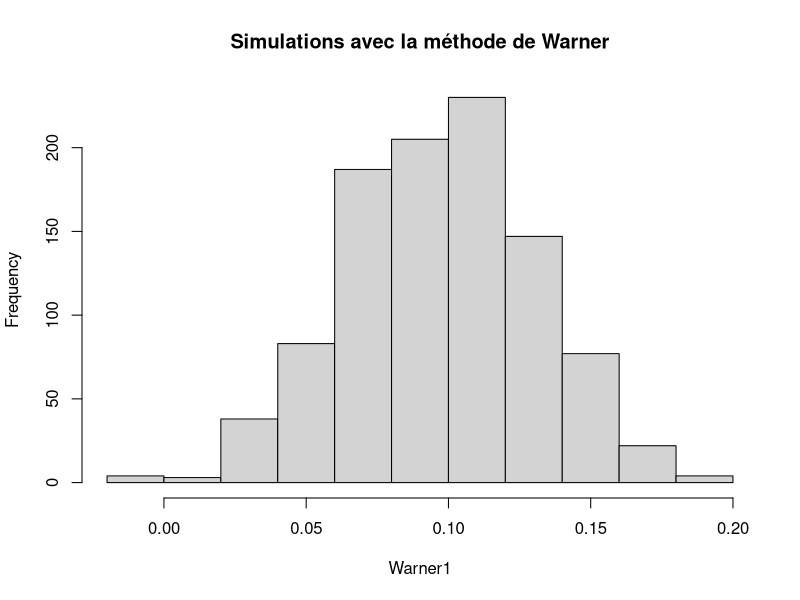
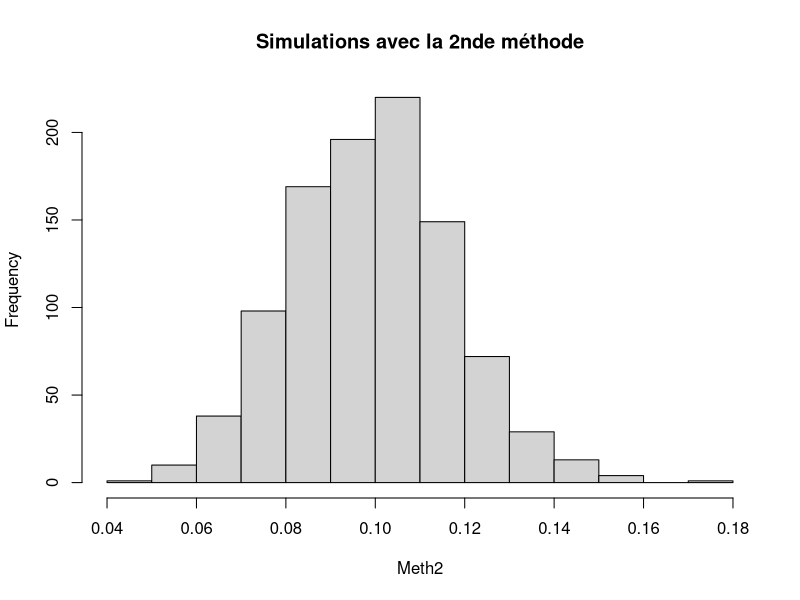
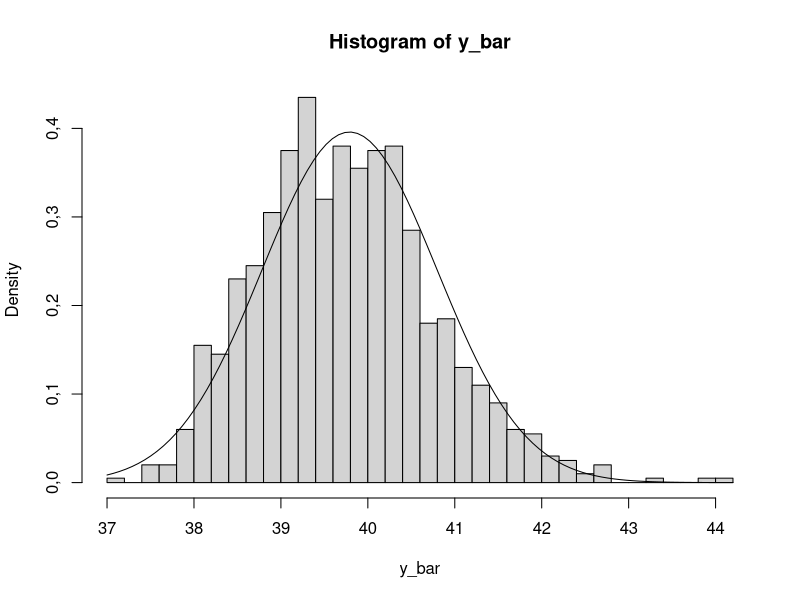

Write the R code that produced these figures, in order.
## ---- chunk 1
questDelicateMeth1 <- function(n, P, theta, n.sim, p.neg=0)
{P.chap <- rep(NA,n.sim)
P <- (1-p.neg)*P
for(i in 1:n.sim){
  # Choix de la question
  question <- sample(c(1,2),n,prob=c(theta,1-theta),replace=TRUE)
  # Choix du répondant
  repondant <- sample(c(1,2),n,prob=c(P,1-P),replace=TRUE)
  #
  nb.oui <- sum(question-repondant==0)
  P.chap[i] <- (nb.oui/n+theta-1)/(2*theta-1)
}
return(P.chap=P.chap)
}
## ---- chunk 2
N <- 1000
n <- 500
theta <- 0.8 
P <- 0.1
set.seed(2010)
Warner1 <- questDelicateMeth1(n,P,theta,N)

## ---- chunk 3
moy1 <- mean(Warner1)
sd1 <- sqrt(var(Warner1))
## ---- chunk 4
set.seed(2010)
simubino <- rbinom(N,n,P)/n
varbino1 <- var(simubino)
varWarner1 <- var(Warner1)
## ---- chunk 5
hist(Warner1,main="Simulations avec la méthode de Warner")
## ---- chunk 6
questDelicateMeth2 <- function(n, P, theta, alpha, n.sim, p.neg=0)
{P.chap <- rep(NA,n.sim)
P <- (1-p.neg)*P
for(i in 1:n.sim){
  # Choix de la question
  question <- sort(sample(c(1,2),n,prob=c(theta,1-theta),replace=TRUE))
  # La question étant choisie, à qui s'adresse-t-elle ?
  nb.1 <- sum(question==1)
  nb.oui <- sum(sample(c(1,2),nb.1,prob=c(P,1-P),replace=TRUE)==1)+
    sum(sample(c(1,2),n-nb.1,prob=c(alpha,1-alpha),replace=TRUE)==1)
  P.chap[i] <- (nb.oui/n-(1-theta)*alpha)/(theta)
}
return(P.chap=P.chap)
}
## ---- chunk 7
N <- 1000
n <- 500
theta <- 0.8 
alpha <- 0.217
P <- 0.1 
set.seed(2010)
Meth2 <- questDelicateMeth2(n,P,theta,alpha,N)
## ---- chunk 8
moy2 <- mean(Meth2)
sd2 <- sqrt(var(Meth2))
## ---- chunk 9
varMeth2 <- var(Meth2)
## ---- chunk 10
hist(Meth2,main="Simulations avec la 2nde méthode")
## ---- chunk 11
eqmMeth2 <- var(Meth2) + (mean(Meth2)-P)^2
eqmWarner0 <- var(Warner1) + (mean(Warner1)-P)^2
## ---- chunk 12
set.seed(2010)
Warner10 <- questDelicateMeth1(n,P,theta,N,0.1)
eqmWarner10 <- var(Warner10) + (mean(Warner10)-P)^2

set.seed(2010)
Meth210 <- questDelicateMeth2(n,P,theta,alpha,N,0.1)
eqmMeth210 <- var(Meth210) + (mean(Meth210)-P)^2
## ---- chunk 13
set.seed(2010)
Warner20 <- questDelicateMeth1(n,P,theta,N,0.2)

eqmWarner20 <- var(Warner20) + (mean(Warner20)-P)^2

set.seed(2010)
Meth220 <- questDelicateMeth2(n,P,theta,alpha,N,0.2)
eqmMeth220 <- var(Meth220) + (mean(Meth220)-P)^2
## ---- chunk 14
set.seed(2010)
Warner30 <- questDelicateMeth1(n,P,theta,N,0.3)

eqmWarner30 <- var(Warner30) + (mean(Warner30)-P)^2

set.seed(2010)
Meth230 <- questDelicateMeth2(n,P,theta,alpha,N,0.3)
eqmMeth230 <- var(Meth230) + (mean(Meth230)-P)^2
## ---- chunk 15
set.seed(2010)
Warner40 <- questDelicateMeth1(n,P,theta,N,0.4)

eqmWarner40 <- var(Warner40) + (mean(Warner40)-P)^2

set.seed(2010)
Meth240 <- questDelicateMeth2(n,P,theta,alpha,N,0.4)
eqmMeth240 <- var(Meth240) + (mean(Meth240)-P)^2
## ---- chunk 16
pop <- c(3, 6, 24, 27, 30, 36, 51, 57)
N <- length(pop)
yu <- mean(pop)
S <- sd(pop)
## ---- chunk 17
options(OutDec =",")
n<-3
(n.ech<-choose(N,n))
ech.all<-cbind(choix<-t(matrix(combn(1:N,n),n,n.ech)),(matrix(pop[choix],n.ech,n)))
rownames(ech.all)<-seq(1:nrow(ech.all))
colnames(ech.all)<-c(paste("i",1:n,sep =""),paste("pop[i",1:n ,"]", sep =""))
head(ech.all)
## ---- chunk 18
ech.all<-as.data.frame(ech.all)

ech.all$ybar<-apply(ech.all[,4:6],1,mean)
ech.all$s<-apply(ech.all[,4:6],1,sd)
ech.all$b.inf<-mapply(function(i,j){i-1.96*sqrt((1-3/8)*j^2/3)},ech.all$ybar,ech.all$s)
ech.all$b.sup<-mapply(function(i,j){i+1.96*sqrt((1-3/8)*j^2/3)},ech.all$ybar,ech.all$s)
ech.all$incl<-mapply(function(i,j){if (i<yu & j>yu) {1}else{0}},ech.all$b.inf,ech.all$b.sup)
attach(ech.all)

head(ech.all[,-(1:6)])
## ---- chunk 19
muybar <- mean(ybar)
muybar == yu
## ---- chunk 20
sigmaybarth <- sqrt(1-n/N)*(S/sqrt(n))
sigmaybar <- sd(ybar)*sqrt((length(ybar)-1)/length(ybar))
sigmaybar
sigmaybarth
## ---- chunk 21
mean(s)-S
## ---- chunk 22
erreur_2<-unlist(lapply(ech.all$ybar,function(i){if (abs(i-yu)>2) {1}else{0}}))
proba_2<-sum(erreur_2)/length(erreur_2)

erreur_5<-unlist(lapply(ech.all$ybar,function(i){if (abs(i-yu)>5) {1}else{0}}))
proba_5<-sum(erreur_5)/length(erreur_5)

erreur_25<-unlist(lapply(ech.all$ybar,function(i){if (abs(i-yu)>yu/4) {1}else{0}}))
proba_25<-sum(erreur_25)/length(erreur_25)
## ---- chunk 23
erreur_20<-unlist(lapply(ech.all$s,function(i){if (abs(i-S)>S/5) {1}else{0}}))
proba_20<-sum(erreur_20)/length(erreur_20)
## ---- chunk 24
correct_ICh<-unlist(mapply(function(i,j){if ((i-2*sqrt((1-3/8)*j^2/3))<yu & yu<(i+2*sqrt((1-3/8)*j^2/3))) {1}else{0}},ech.all$ybar,ech.all$s))
proba_ICh<-sum(correct_ICh)/length(correct_ICh)
## ---- chunk 25
correct_ICi<-unlist(mapply(function(i,j){if ((i-3*sqrt((1-3/8)*j^2/3))<yu & yu<(i+3*sqrt((1-3/8)*j^2/3))) {1}else{0}},ech.all$ybar,ech.all$s))
proba_ICi<-sum(correct_ICi)/length(correct_ICi)
## ---- chunk 26
sigma_y_bar<-sqrt(var(ech.all$ybar))*(length(ech.all$ybar)-1)/length(ech.all$ybar)
correct_ICj<-unlist(lapply(ech.all$ybar,function(i){if ((i-2*sigma_y_bar)<yu & yu<(i+2*sigma_y_bar)) {1}else{0}}))
proba_ICj<-sum(correct_ICj)/length(correct_ICj)
## ---- chunk 27
# Descriptif de population
# Valeurs
y <- c(36,36.5,37,37.5,38,38.5,39,39.5,40,40.5,41,41.5,42,42.5,43,43.5,44,44.5,45,45.5,46,46.5)
# Probabilites
e<-c(0.02,0.03,0.04,0.06,0.10,0.12,0.13,0.10,0.07,0.05,0.05,0.04,0.04,0.03,0.03,0.02,0.02,0.01,0.01,0.01,0.01,0.01)
# Echantillonnage
n<-5
set.seed(2010)
echt<-matrix(unlist(lapply(1:1000,function(i){sample(y,n,replace=TRUE,prob=e)})),ncol=5,byrow=TRUE)
## ---- chunk 28
y_u<-sum(unlist(mapply(function(i,j){i*j},y,e)))
y_u
y_bar<-apply(echt, 1, mean)
mean(y_bar)
## ---- chunk 29

sigma<-sum(unlist(mapply(function(i,j){(i-y_u)^2*j},y,e)))
var_y_th<-sigma^2/length(y)
var_y_emp<-var(y_bar)*(length(y_bar)-1)/length(y_bar)
## ---- chunk 30
#5.C
hist(y_bar,breaks=35,freq=F)
curve(dnorm(x,y_u,sqrt(var_y_emp)),add=TRUE)
## ---- chunk 31
out<-lapply(y_bar,function(i){if (mean(y_bar)-1.96*var_y_emp<i & i<mean(y_bar)+1.96*var_y_emp) {0}else{1}})
## ---- chunk 32

## ---- chunk 33

## ---- chunk 34

